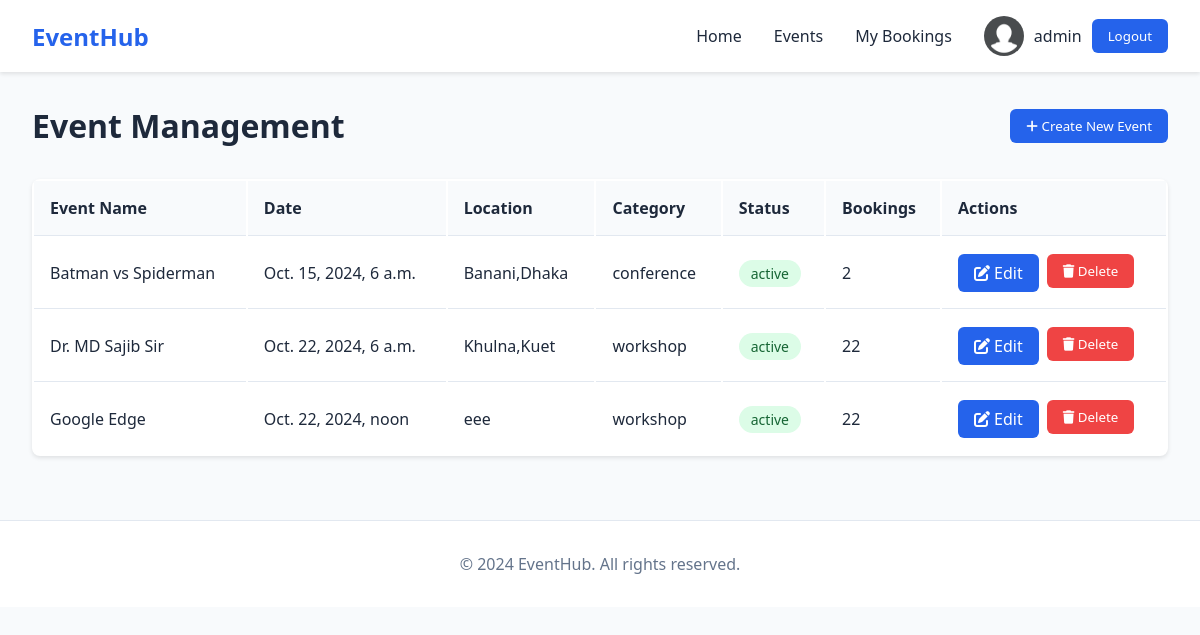
/events/ (signed in), run on the app's committed database.
### events/models.py (models this page shows, shortened)
class Event(models.Model):
    name = models.CharField(max_length=200)
    category = models.CharField(max_length=50, choices=[('conference', 'Conference'), ('concert', 'Concert'), ('workshop', 'Workshop'), ('sports', 'Sports')])
    date = models.DateTimeField()
    location = models.CharField(max_length=200)
    description = models.TextField()
    max_attendees = models.PositiveIntegerField()
    status = models.CharField(max_length=20, choices=[('active', 'Active'), ('draft', 'Draft')])
    created_by = models.ForeignKey(User, on_delete=models.CASCADE, related_name='events')

### events/views.py (the view)
# urls.py: path('', views.event_list, name='event_list'),
def event_list(request):
    events = Event.objects.filter(status="active")
    if request.user.is_authenticated:
        user_bookings = Booking.objects.filter(user=request.user).values_list('event_id', flat=True)
    else:
        user_bookings = []
    return render(request, 'events/event_list.html', {'events': events, 'user_bookings': user_bookings})

### events/templates/events/event_list.html (shortened to what this page needs)
{% extends "base.html" %}
{% load static %}
{% block style %}
  <link rel="stylesheet" href="{% static 'event/css/event_list.css' %}">
{% endblock style %}
{% block content %}
<main class="main-container">
    <div class="page-header">
        <h1>Event Management</h1>
        <button class="btn btn-primary" id="createEventBtn">
            <i class="fas fa-plus"></i> Create New Event
        </button>
    </div>
    <table class="events-table">
        <thead>
            <tr>
                <th>Event Name</th>
                <th>Date</th>
                <th>Location</th>
                <th>Category</th>
                <th>Status</th>
                <th>Bookings</th>
                <th>Actions</th>
            </tr>
        </thead>
        <tbody>
            {% for event in events %}
            <tr>
                <td>{{event.name}}</td>
                <td>{{event.date}}</td>
                <td>{{event.location}}</td>
                <td>{{event.category}}</td>
                <td><span class="status-badge status-active">{{event.status}}</span></td>
                <td>{{event.max_attendees}}</td>
                <td>
                    <div class="action-buttons">
                        <a style="text-decoration: none;" href="{% url 'update_event' event.id %}" class="btn btn-primary">
                            <i class="fas fa-edit"></i> Edit
                        </a>
                        <form action="{% url 'delete_event' event.id %}" method="post">
                            <button type="button" class="btn btn-danger" onclick="confirmDelete(this)">
                                <i class="fas fa-trash"></i> Delete
                            </button>
                        </form>
                    </div>
                </td>
            </tr>
            {% endfor %}
        </tbody>
    </table>
</main>
{% endblock content %}

### templates/base.html (shortened to what this page needs)
{% load static %}
<!DOCTYPE html>
<html lang="en">
<head>
    <link href="https://cdnjs.cloudflare.com/ajax/libs/font-awesome/6.0.0/css/all.min.css" rel="stylesheet">
    <link rel="stylesheet" href="{% static 'css/base.css' %}">
    {% block style %}{% endblock style %}
</head>
<body>
    <nav class="navbar">
        <div class="nav-content">
            <a href="#" class="logo">EventHub</a>
            <div class="nav-links">
                <a href="{% url 'users:home' %}">Home</a>
                <a href="{% url 'event_list' %}">Events</a>
                <a href="#">My Bookings</a>
                {% if request.user.is_authenticated %}
                <a href="{% url 'users:profile' request.user.id %}">
                    <div class="user-info">
                        <img src="{% if user.profile and user.profile.image %}{{ user.profile.image.url }}{% else %}{% static 'default_images/default.png' %}{% endif %}"
                            alt="Profile Image" class="profile-img">
                        <span>{{ request.user.username }}</span>
                        <button class="btn btn-primary" onclick="window.location.href='{% url 'users:logout' %}'">
                            Logout
                        </button>
                    </div>
                </a>
                {% else %}
                <a href="{% url 'users:login' %}" class="btn btn-primary">Login</a>
                {% endif %}
            </div>
        </div>
    </nav>
    <div class="container">
        {% block content %}{% endblock %}
    </div>
    <footer>
        <div class="footer-content">
            <p>&copy; 2024 EventHub. All rights reserved.</p>
        </div>
    </footer>
</body>
</html>

### static/css/base.css (style rules this page uses)
:root { --primary: #2563eb; --secondary: #4f46e5; --accent: #818cf8; --background: #f8fafc; --text: #1e293b; }
* { margin: 0; padding: 0; box-sizing: border-box; font-family: 'Segoe UI', system-ui, sans-serif; }
body { background-color: var(--background); color: var(--text); }
.navbar { background: white; box-shadow: 0 2px 4px rgba(0,0,0,0.1); padding: 1rem 2rem; position: sticky; top: 0; z-index: 1000; }
.nav-content { max-width: 1200px; margin: 0 auto; display: flex; justify-content: space-between; align-items: center; }
.logo { font-size: 1.5rem; font-weight: bold; color: var(--primary); text-decoration: none; }
.nav-links { display: flex; gap: 2rem; align-items: center; }
.nav-links a { text-decoration: none; color: var(--text); font-weight: 500; transition: color 0.3s; }
.btn { padding: 0.5rem 1rem; border-radius: 0.375rem; font-weight: 500; cursor: pointer; transition: all 0.3s; }
.btn-primary { background: var(--primary); color: white; border: none; }
footer { background: white; padding: 2rem; margin-top: 4rem; border-top: 1px solid #e2e8f0; }
.footer-content { max-width: 1200px; margin: 0 auto; text-align: center; color: #64748b; }

### events/static/event/css/event_list.css (style rules this page uses)
:root { --primary: #2563eb; --secondary: #4f46e5; --accent: #818cf8; --background: #f8fafc; --text: #1e293b; --error: #ef4444; --success: #22c55e; }
* { margin: 0; padding: 0; box-sizing: border-box; font-family: 'Segoe UI', system-ui, sans-serif; }
body { background-color: var(--background); color: var(--text); }
.navbar { background: white; box-shadow: 0 2px 4px rgba(0,0,0,0.1); padding: 1rem 2rem; position: sticky; top: 0; z-index: 1000; }
.nav-content { max-width: 1200px; margin: 0 auto; display: flex; justify-content: space-between; align-items: center; }
.logo { font-size: 1.5rem; font-weight: bold; color: var(--primary); text-decoration: none; }
.nav-links { display: flex; gap: 2rem; align-items: center; }
.nav-links a { text-decoration: none; color: var(--text); font-weight: 500; transition: color 0.3s; }
.main-container { max-width: 1200px; margin: 2rem auto; padding: 0 2rem; }
.page-header { display: flex; justify-content: space-between; align-items: center; margin-bottom: 2rem; }
.btn { padding: 0.5rem 1rem; border-radius: 0.375rem; font-weight: 500; cursor: pointer; transition: all 0.3s; border: none; }
.btn-primary { background: var(--primary); color: white; }
.btn-danger { background: var(--error); color: white; }
.events-table { width: 100%; background: white; border-radius: 0.5rem; overflow: hidden; box-shadow: 0 2px 4px rgba(0,0,0,0.1); }
.events-table th, .events-table td { padding: 1rem; text-align: left; border-bottom: 1px solid #e2e8f0; }
.events-table th { background: #f8fafc; font-weight: 600; }
.events-table tr:last-child td { border-bottom: none; }
.action-buttons { display: flex; gap: 0.5rem; }
.status-badge { padding: 0.25rem 0.75rem; border-radius: 1rem; font-size: 0.875rem; display: inline-block; }
.status-active { background: #dcfce7; color: #166534; }

### templates/base.html (style rules this page uses)
.user-info { display: flex; align-items: center; gap: 10px; }
.profile-img { width: 40px; height: 40px; border-radius: 50%; object-fit: cover; }

### data on the page
Event: name "Batman vs Spiderman", date "Oct. 15, 2024, 6 a.m.", location "Banani,Dhaka", category "conference", status "active", max_attendees "2"
Event: name "Dr. MD Sajib Sir", date "Oct. 22, 2024, 6 a.m.", location "Khulna,Kuet", category "workshop", status "active", max_attendees "22"
Event: name "Google Edge", date "Oct. 22, 2024, noon", location "eee", category "workshop", status "active", max_attendees "22"

### other printed values
{{ request.user.username }} "admin"
